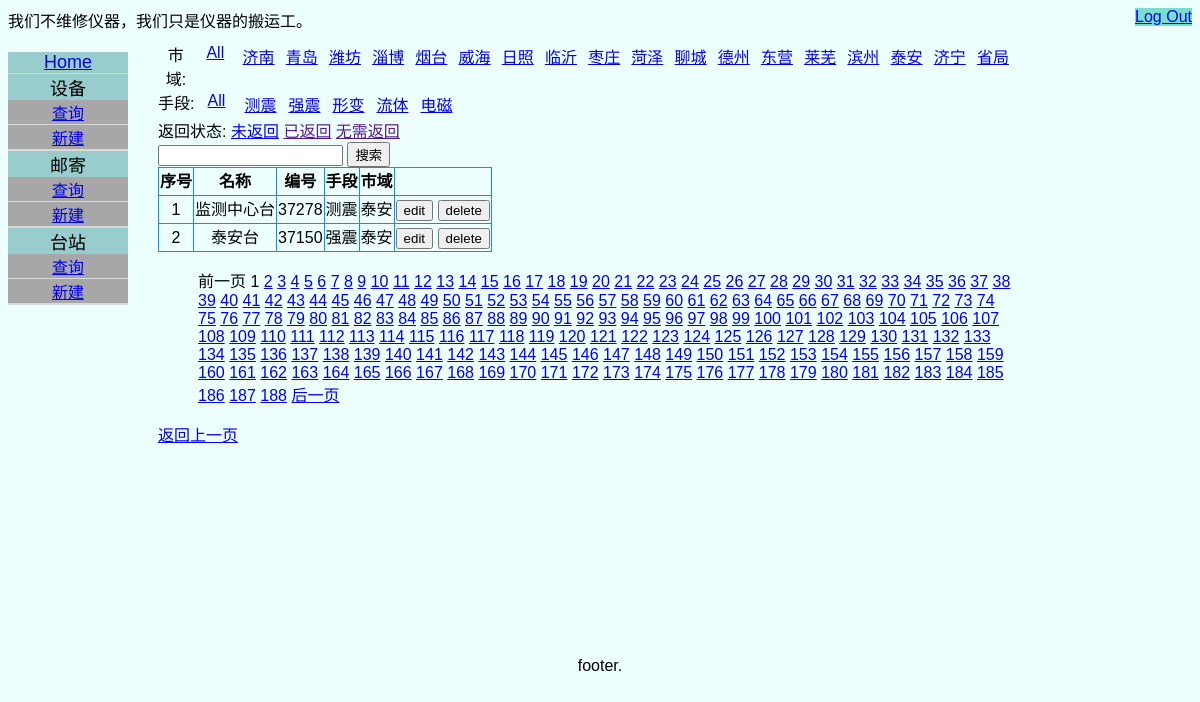
/manager/stationIndex/ (signed in), run on the app's committed database.
### manager/models.py (models this page shows, shortened)
class district(models.Model):
    district = models.CharField(max_length=32, default='', null=True, blank=True)
    class Meta:
        verbose_name = 'district'
    def __str__(self):
        return self.district

class measure_means(models.Model):
    means = models.CharField(max_length=32, default='', null=True, blank=True)
    def __str__(self):
        return self.means

class station(models.Model):
    PROCECT_CHOICE = (
        ('十五','十五'),('十一五','十一五'),('十二五','十二五'),('背景场','背景场'),('十三五','十三五'),('九五','九五'),
        )
    code = models.CharField(max_length=32,default='',null=True,blank=True)
    name_en = models.CharField(max_length=64,default='',null=True,blank=True)
    name_cn = models.CharField(max_length=64,default='',null=True,blank=True)
    measure_means = models.ForeignKey('measure_means', on_delete=models.CASCADE,null=True,blank=True)
    project_source = models.CharField(max_length=32,null=True,blank=True,
                    default='十五',choices=PROCECT_CHOICE)
    district = models.ForeignKey('district', on_delete=models.CASCADE,null=True,blank=True)
    longtitude = models.FloatField(default=None,null=True,blank=True)
    latitude = models.FloatField(default=None,null=True,blank=True)
    heigh = models.FloatField(default=None,null=True,blank=True)
    lithology = models.CharField(max_length=32,default='',null=True,blank=True)
    address = models.CharField(max_length=256,default='',null=True,blank=True)
    staff_name = models.CharField(max_length=32,default='',null=True,blank=True)
    phone = models.CharField(max_length=32,default='',null=True,blank=True)
    image = models.ImageField(upload_to = 'station_img/',null=True,default='',blank=True)
    note = models.TextField(max_length=256,null=True,blank=True)
    class Meta:
        verbose_name = '台站列表'
        verbose_name_plural = '台站列表'

### manager/views.py (the view)
# urls.py: path(r'stationIndex/', views.StationIndexView.as_view(), name='stationIndex'),
@method_decorator(login_required(login_url=('/manager/login')), name='dispatch')
class StationIndexView(generic.ListView):
    model = station
    context_object_name = 'station_list'
    template_name = 'manager/stationIndex.html'
    paginate_by = 2
    ordering = ['district','name_cn']
    district = 0
    mean = 0
    def get_context_data(self, **kwargs):
        context = super().get_context_data(**kwargs)
        context['districts'] = district.objects.all()
        context['measure_means'] = measure_means.objects.all()
        return context
    def get_queryset(self):
        filter_dict = self.request.GET.dict()
        print(filter_dict)
        if 'page' in filter_dict.keys():
            filter_dict.pop('page')
        queryset = station.objects.filter(**filter_dict)
        return queryset

### manager/templates/manager/stationIndex.html (shortened to what this page needs)
{% extends './base.html' %}
{% block main %}
<div id="search_field">
{% include './searchField.html' %}
</div>
<div id="dataTable">
{% include './stationIndexTable.html' %}
</div>
{% endblock %}

### manager/templates/manager/searchField.html
 <div class="districtFilter">
 <span class="filterName">市域:</span>
  <a href="javascript:;"><span class="unselected" onclick="setFilter('district','all')">All</span></a>
  {% for district in districts %}
       <a href="javascript:;"><span id="district{{district.id}}" class="unselected" onclick="setFilter('district',{{ district.id }})">{{ district }}</span></a>
  {% endfor %}
 </div>
 <div class="meanFilter">
 <span class="filterName">手段:</span>
  <a href="javascript:;"><span class="unselected" onclick="setFilter('measure_means','all')">All</span></a>
  {% for mean in measure_means %}
       <a href="javascript:;" ><span id="measure_means{{mean.id}}" class="unselected" onclick="setFilter('measure_means',{{ mean.id }})">{{ mean }}</span></a>
  {% endfor %}
 </div>
 <div class="returnStatus">
  <span class="filterName">返回状态:</span>
 <a href="./deleveryIndex?" >未返回</a>
<a href="" >已返回</a>
<a href="" >无需返回</a>
 </div>
<form id="search_form">
    <input type="text" />
    <button type="submit">搜索</button>
</form>

### manager/templates/manager/stationIndexTable.html
<table>
    <th>序号</th><th>名称</th><th>编号</th><th>手段</th><th>市域</th><th></th>
    {% for station in station_list %}
    <tr>
    <td>{{ forloop.counter }}</td>
    <td>{{ station.name_cn }}</td>
    <td>{{ station.code }}</td>
    <td>{{ station.measure_means }}</td>
    <td>{{ station.district }}</td>
    <td><a href="{% url 'manager:stationDetail' station.id %}" ><button>edit</button></a>
    <button onclick="deleteStation({{ station.id }})" >delete</button></td>
    </tr>
    {% endfor %}
</table>
{% include './paginator.html' %}
<a href="javascript:history.go(-1);">返回上一页</a>

### manager/static/manager/my.css (style rules this page uses)
body { font-family: sans-serif; background-color: #EEFFFF; }
.districtFilter , .meanFilter { display: flex; text-align: center; }
.filterName { text-align: center; }
.districtFilter a, .meanFilter a { margin: 2px; width: 40px; }
.unselected { background-color: ; border: ; }
table,table tr th, table tr td { border:1px solid #0094ff; }
table { min-height: 25px; line-height: 25px; text-align: center; border-collapse: collapse; padding:2px; }

### data on the page
district: district "济南"
district: district "青岛"
district: district "潍坊"
district: district "淄博"
district: district "烟台"
district: district "威海"
district: district "日照"
district: district "临沂"
district: district "枣庄"
district: district "菏泽"
district: district "聊城"
district: district "德州"
district: district "东营"
district: district "莱芜"
district: district "滨州"
district: district "泰安"
district: district "济宁"
district: district "省局"
measure_means: means "测震"
measure_means: means "强震"
measure_means: means "形变"
measure_means: means "流体"
measure_means: means "电磁"
station: name_cn "监测中心台", code "37278", measure_means "测震", district "泰安"
station: name_cn "泰安台", code "37150", measure_means "强震", district "泰安"

### other printed values
{{ p }} "1"
{{ p }} "2" "3" "4" "5" "6" "7" "8" "9" "10" "11" "12" "13" "14" "15" "16" "17" "18" "19" "20" "21" "22" "23" "24" "25" "26" "27" "28" "29" "30" "31" "32" "33" "34" "35" "36" "37" "38" "39" "40" "41" "42" "43" "44" "45" "46" "47" "48" "49" "50" "51" "52" "53" "54" "55" "56" "57" "58" "59" "60" "61" "62" "63" "64" "65" "66" "67" "68" "69" "70" "71" "72" "73" "74" "75" "76" "77" "78" "79" "80" "81" "82" "83" "84" "85" "86" "87" "88" "89" "90" "91" "92" "93" "94" "95" "96" "97" "98" "99" "100" "101" "102" "103" "104" "105" "106" "107" "108" "109" "110" "111" "112" "113" "114" "115" "116" "117" "118" "119" "120" "121" "122" "123" "124" "125" "126" "127" "128" "129" "130" "131" "132" "133" "134" "135" "136" "137" "138" "139" "140" "141" "142" "143" "144" "145" "146" "147" "148" "149" "150" "151" "152" "153" "154" "155" "156" "157" "158" "159" "160" "161" "162" "163" "164" "165" "166" "167" "168" "169" "170" "171" "172" "173" "174" "175" "176" "177" "178" "179" "180" "181" "182" "183" "184" "185" "186" "187" "188"
